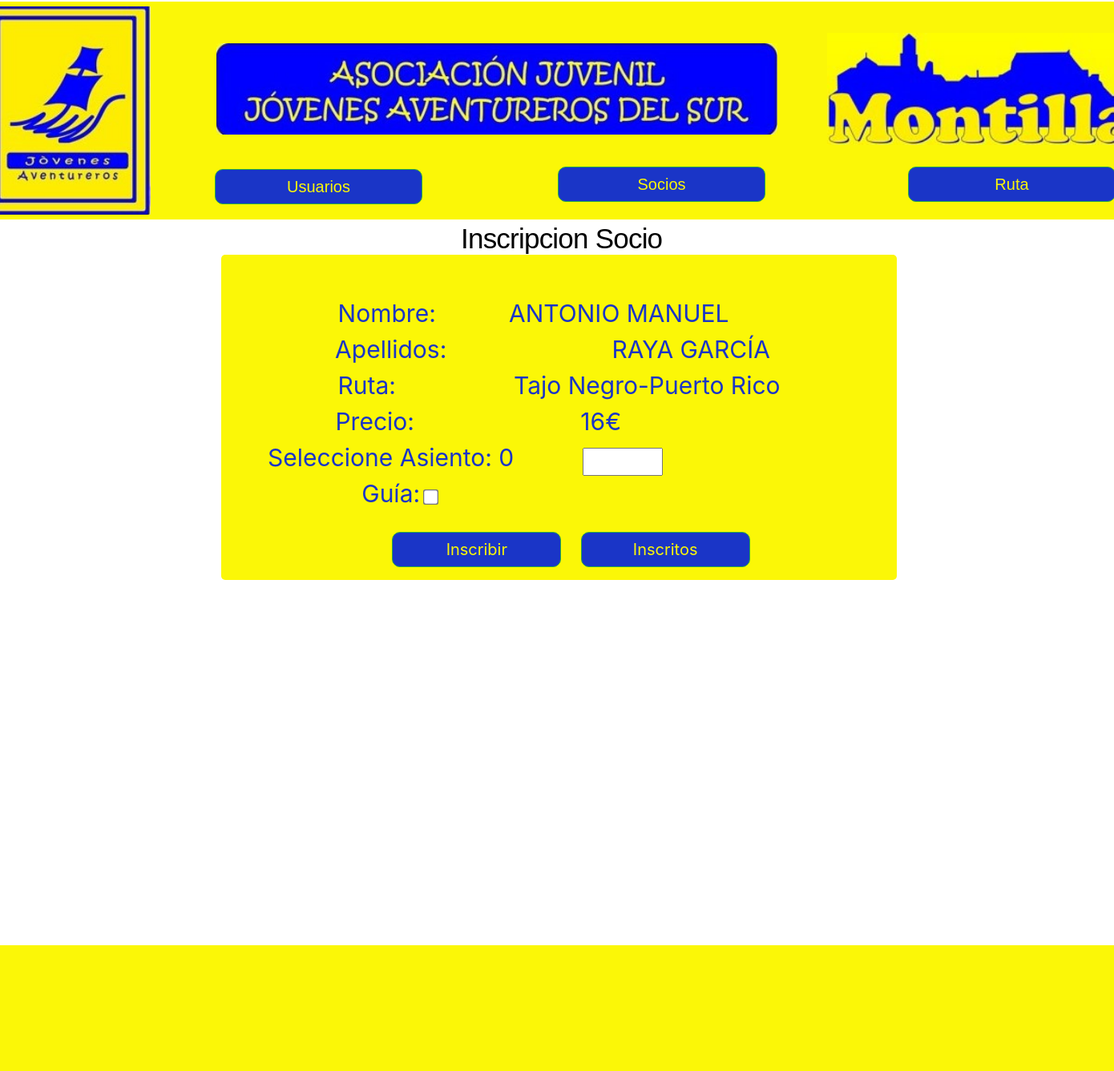
/socios/crearInscripcionSocio/15711/, run on the app's committed database.
### Socios/models.py (models this page shows, shortened)
class Socios(models.Model):
    id = models.AutoField(primary_key=True)
    numero_socio = models.IntegerField(default=0)
    nombre = models.CharField(max_length=30)
    apellidos = models.CharField(max_length=50)
    dni = models.CharField(max_length=20)
    fecha_nacimiento = models.CharField(max_length=16)
    telefono = models.CharField(max_length=20)
    codigo_postal = models.CharField(max_length=20, default=14550)
    ciudad = models.CharField(max_length=30, default="Montilla")
    provincia = models.CharField(max_length=35, default="Córdoba")
    socio = models.BooleanField(default=False)
    talla_camiseta = models.CharField(max_length=4, choices=TALLA, default=S)
    regalo = models.BooleanField(default=False)

class Inscripciones(models.Model):
    id = models.AutoField(primary_key=True)
    nombre = models.CharField(max_length=30)
    destino = models.CharField(max_length=30, blank=False)
    fecha = models.CharField(max_length=16, blank=False)
    distancia = models.IntegerField(default=0)
    dificultad = models.CharField(max_length=20, choices=DIFICULTAD, default=BAJA)
    precio_socio = models.PositiveIntegerField()
    precio_no_socio = models.PositiveIntegerField()
    finalizada = models.BooleanField(default=False)
    recaudacion_socios = models.IntegerField(default=0)
    recaudacion_no_socios = models.IntegerField(default=0)
    pago_metalico = models.IntegerField(default=0)
    pago_banco = models.IntegerField(default=0)
    total_socios = models.IntegerField(default=0)
    total_no_socios = models.IntegerField(default=0)
    total_guias = models.IntegerField(default=0)

### Socios/views.py (the view)
# urls.py: path("crearInscripcionSocio/<int:socioid>/", crear_inscripcion_socio, name="Inscribir Socios"),
def crear_inscripcion_socio(request, socioid):
    mensaje = None
    precio = 0
    total = 0
    aparece_socio = Inscripcion_Socio.objects.filter(inscripcion__finalizada = False).order_by("-asiento_bus").first()
    if aparece_socio:
        total = aparece_socio.asiento_bus + 1
    else:
        total = 0
    socio = Socios.objects.filter(id = socioid).first()
    inscripcion = Inscripciones.objects.filter(finalizada = False).first()
    if socio.socio is True:
        precio = inscripcion.precio_socio
    else:
        precio = inscripcion.precio_no_socio
    if request.method == 'POST':
        inscripcion_form = Inscripcion_SocioForm(request.POST)
        if inscripcion_form.is_valid():
            if inscripcion_form.cleaned_data['guia'] is True:
                precio = 0
            elif socio.socio is True:
                precio = inscripcion.precio_socio
            elif socio.socio is False:
                precio = inscripcion.precio_no_socio
            asiento_bus = inscripcion_form.cleaned_data['asiento_bus']
            inscripcion_socio = Inscripcion_Socio.objects.filter(inscripcion = inscripcion)
            ocupado = any(i.asiento_bus == asiento_bus for i in inscripcion_socio)
            repite = Inscripcion_Socio.objects.filter(inscripcion = inscripcion, socios = socio).count()
            print(repite)
            if repite != 0:
                mensaje = "Usuario ya Inscripto en ruta"
                return render(request, 'socios/crearInscripcionSocio.html', {'formulario': inscripcion_form, "socio":socio, "inscripcion":inscripcion, "precio":precio, "mensaje":mensaje})
            if ocupado:
                mensaje = "Asiento ocupado"
                return render(request, 'socios/crearInscripcionSocio.html', {'formulario': inscripcion_form, "socio":socio, "inscripcion":inscripcion, "precio":precio, "mensaje":mensaje})
            else:
                if asiento_bus <= 55:
                    numero_bus = 1
                else:
                    numero_bus = 2
                Inscripcion_Socio.objects.create(inscripcion = inscripcion,
                                    socios = socio,
                                    precio = precio,
                                    numero_bus = numero_bus,
                                    asiento_bus= asiento_bus,
                                    pago = True,
                                    guia = inscripcion_form.cleaned_data['guia'])
            return redirect('Usuarios Inscritos',inscripcion.id)
    else:
        inscripcion_form = Inscripcion_SocioForm()
        return render(request, 'socios/crearInscripcionSocio.html', {'formulario': inscripcion_form, "socio":socio, "inscripcion":inscripcion, "precio":precio, "mensaje":mensaje, "total":total})

### Socios/forms.py
class Inscripcion_SocioForm(forms.Form):
    asiento_bus = forms.IntegerField(label="Seleccione asiento:",validators=[MinValueValidator(1),MaxValueValidator(110)])
    guia = forms.BooleanField(label = "Guía", required= False)

### Socios/templates/socios/crearInscripcionSocio.html (shortened to what this page needs)
{% extends "jovenesAventureros/base.html" %}
{% load crispy_forms_tags %}
{% load widget_tweaks %}
{% load static %}
{% block content %}
<p class="gestiones" style="font-size: 35px; margin-top: -25px;margin-left: 40px;">Inscripcion Socio</p>
  <div class="overlap-groupRegister">
  <div class="contenedorFormularioPerfil" style="width: 70%; margin-top: -2px;">
    <form method="post" action="" style="color: rgb(9, 10, 11); text-align: center; margin-top: 30px;">
        <div style="margin-top: 50px; color: rgba(26, 53, 199, 1); font-size: 30px; display: flex; flex-direction: column; align-items: center;">
            <div style="display: flex; justify-content: space-around; width: 90%;">
                <div style="width: 45%;">
                    <div style="margin-left: -50px;">Nombre:<br></div>
                    <div style="margin-left: -40px;">Apellidos:<br></div>
                    <div style="margin-left: -100px;">Ruta:<br></div>
                    <div style="margin-left: -80px;">Precio:<br></div>
                    <div style="margin-left: -40px;">Seleccione Asiento: {{total}}<br></div>
                    <div style="margin-left: -40px;">Guía: <br></div>
                </div>
                <div style="width: 45%;">
                  <div style="margin-left: -230px;">{{socio.nombre}}</div>
                  <div style="margin-left: -50px;">{{socio.apellidos}}</div>
                  <div style="margin-left: -160px;">{{inscripcion.nombre}}</div>
                  <div style="margin-left: -275px;">{{precio}}€</div>
                  <div style="margin-left: -220px; margin-bottom: 50px;">{{ formulario.asiento_bus|add_class:"small-input" }}</div>
                  <div style="margin-left: -700px; margin-bottom: 30px;margin-top: -50px;">{{ formulario.guia|add_class:"bigger-input" }}</div>
                </div>
            </div>
        </div>
        <button type="submit" class="btn btn-success" style="margin-top: -5px; margin-bottom: 15px;background-color:rgba(26, 53, 199, 1); border-radius: 10px; color: #FBF707; width: 25%;font-size: 20px;margin-left: 30px;">Inscribir</button>
        <button type="submit" class="btn btn-success" style="margin-top: -5px; margin-bottom: 15px;background-color:rgba(26, 53, 199, 1); border-radius: 10px; color: #FBF707; width: 25%;font-size: 20px;margin-left: 20px;"><a href="{% url 'Usuarios Inscritos' inscripcion.id %}" style="color:  #FBF707">Inscritos</a></button>
    </form>
  </div>
  </div>
  <div class="boRE">
</div>
{% endblock %}

### Inicio/static/JA/css/gestion.css (style rules this page uses)
.pgina-de-inicio .btn { box-shadow: 0px 3px 3px 0px var(--azul); }
.pgina-de-inicio .contenedorFormularioPerfil { background-color: var(--azul); width: 50%; margin: 20px auto; border-radius: 5px; padding: 1px 0px; }
.pgina-de-inicio .boRE { width: 1466px; height: 157px; margin-top: calc(100% - 400px); left: 0; right: 0; position: relative; background-color: var(--azul); }
.pgina-de-inicio .overlap-groupRegister { position: absolute; width: 1205px; height: 400px; top: 320px; bottom: 350px; left: 120px; }
.pgina-de-inicio .gestiones { position: absolute; top: 300px; left: 560px; font-family: "Sora-Regular", Helvetica; font-weight: 400; color: #000000; font-size: 39px; text-align: center; letter-spacing: -0.78px; line-height: 46.8px; white-space: nowrap; }
.small-input { width: 100px; padding: 5px; font-size: 14px; }
.bigger-input { transform: scale(1.5); -webkit-transform: scale(1.5); -moz-transform: scale(1.5); -o-transform: scale(1.5); margin: 10px; }

### Inicio/static/JA/css/styleguide.css (style rules this page uses)
:root { --prueba: rgba(0, 0, 0, 1); --azul: #FBF707; --blaugrana: rgba(144, 3, 79, 1); --prueba-font-family: "Sora", Helvetica; --prueba-font-weight: 400; --prueba-font-size: 16px; --prueba-letter-spacing: 0px; --prueba-line-height: normal; --prueba-font-style: normal; }

### data on the page
Socios: nombre "ANTONIO MANUEL", apellidos "RAYA GARCÍA"
Inscripciones: nombre "Tajo Negro-Puerto Rico"

### other printed values
{{ total }} "0"
{{ precio }} "16"
